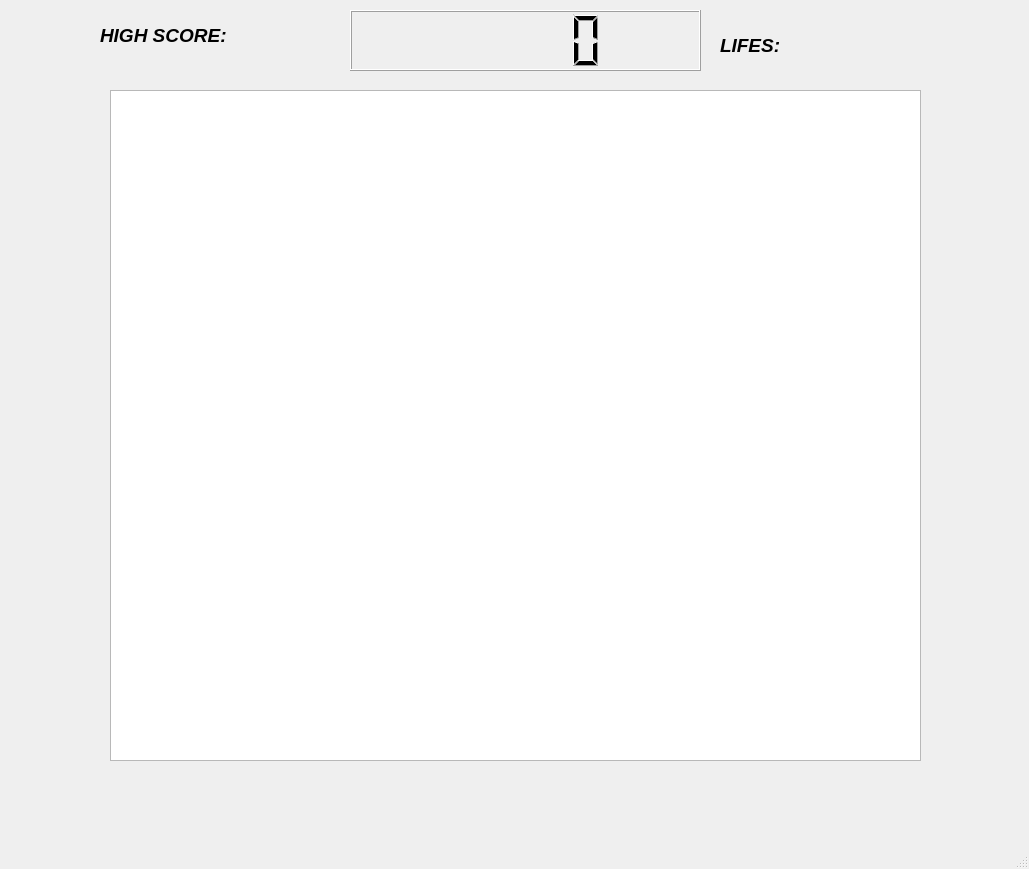
<?xml version="1.0" encoding="UTF-8"?>
<ui version="4.0">
 <class>GameWindow</class>
 <widget class="QMainWindow" name="GameWindow">
  <property name="geometry">
   <rect>
    <x>0</x>
    <y>0</y>
    <width>1029</width>
    <height>869</height>
   </rect>
  </property>
  <property name="windowTitle">
   <string>GameWindow</string>
  </property>
  <widget class="QWidget" name="centralwidget">
   <widget class="QGraphicsView" name="graphicsView">
    <property name="geometry">
     <rect>
      <x>110</x>
      <y>90</y>
      <width>811</width>
      <height>671</height>
     </rect>
    </property>
   </widget>
   <widget class="QLCDNumber" name="lcdScoreCounter">
    <property name="geometry">
     <rect>
      <x>350</x>
      <y>10</y>
      <width>351</width>
      <height>61</height>
     </rect>
    </property>
    <property name="font">
     <font>
      <pointsize>6</pointsize>
      <weight>50</weight>
      <bold>false</bold>
     </font>
    </property>
   </widget>
   <widget class="QLabel" name="label">
    <property name="geometry">
     <rect>
      <x>100</x>
      <y>0</y>
      <width>231</width>
      <height>71</height>
     </rect>
    </property>
    <property name="font">
     <font>
      <pointsize>14</pointsize>
      <weight>75</weight>
      <italic>true</italic>
      <bold>true</bold>
     </font>
    </property>
    <property name="text">
     <string>HIGH SCORE:</string>
    </property>
   </widget>
   <widget class="QLabel" name="label_2">
    <property name="geometry">
     <rect>
      <x>720</x>
      <y>10</y>
      <width>131</width>
      <height>71</height>
     </rect>
    </property>
    <property name="font">
     <font>
      <pointsize>14</pointsize>
      <weight>75</weight>
      <italic>true</italic>
      <bold>true</bold>
     </font>
    </property>
    <property name="text">
     <string>LIFES:</string>
    </property>
   </widget>
   <widget class="QLabel" name="lablelLifes">
    <property name="geometry">
     <rect>
      <x>860</x>
      <y>10</y>
      <width>80</width>
      <height>61</height>
     </rect>
    </property>
    <property name="font">
     <font>
      <pointsize>19</pointsize>
      <weight>75</weight>
      <italic>false</italic>
      <bold>true</bold>
      <underline>false</underline>
      <strikeout>false</strikeout>
     </font>
    </property>
    <property name="text">
     <string/>
    </property>
   </widget>
  </widget>
  <widget class="QMenuBar" name="menubar">
   <property name="geometry">
    <rect>
     <x>0</x>
     <y>0</y>
     <width>1029</width>
     <height>36</height>
    </rect>
   </property>
  </widget>
  <widget class="QStatusBar" name="statusbar"/>
 </widget>
 <resources/>
 <connections/>
</ui>
